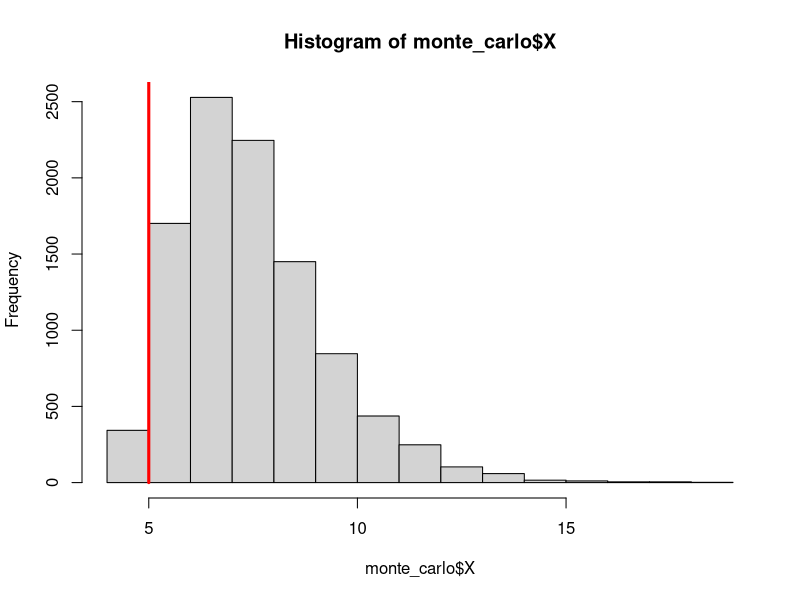
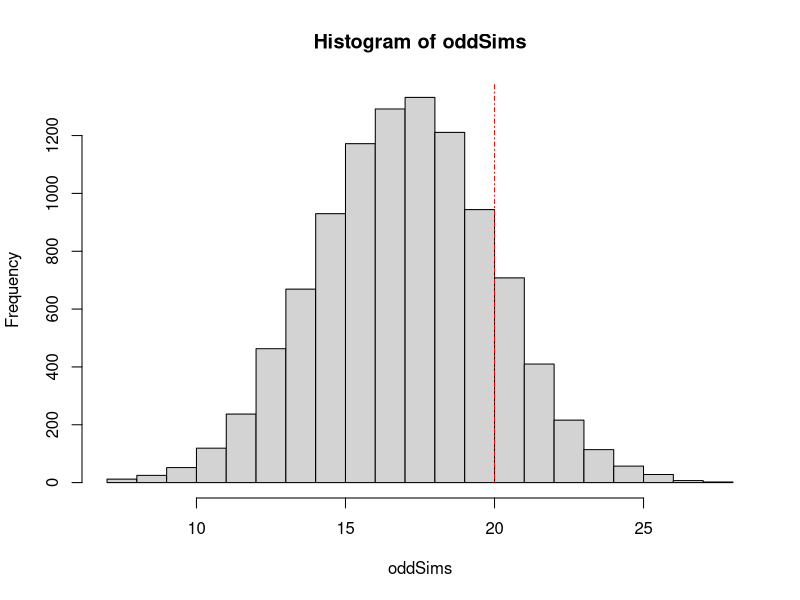

These figures' R source, in order:
## ---- chunk 1
library(dplyr)

longestRun = function(flips){
  # the first flip is always a run of length 1.
  MaxRunSoFar = 1
  currentRun = 1
  
  for(i in 2:length(flips)){ # for every flip
    # if it is equal to the last flip
    if(flips[i]==flips[i-1]){
      # then increase the length of the currentRun
      currentRun = currentRun + 1
      # and if the run is larger than the maxRunSoFar, redefine that.
      if(currentRun>MaxRunSoFar) MaxRunSoFar = currentRun
    }
    # otherwise, 
    if(flips[i]!=flips[i-1]){
      # set the current run back to 1
      currentRun=1
  }
  }
  return(MaxRunSoFar)
}

## ---- chunk 2
sequence_of_flips = "THTHHHTTTTHTTTHTTHTHTTTTHHHTHHHTHTHHTHHHTHTTHHHTTTHTTTHHHTHTTTHTHHHTHTHTHHTTTHTHTHTTTHTHHHTTHTHHHHTHTTHTHTTHTHHHTHTHHTHTHTHHTHHHHTTHHTTHTTTHHHTHHHTHHTHHTHTTHTHHTHHHTHTHHHHTTHHHHTTTHTTHHHHTTHHTTTTHHHHH"
## ---- chunk 3
sequence_of_flips %>% strsplit( split = "") %>% unlist() %>% longestRun()
## ---- chunk 4

# First, write a function to simulate X
simulate_X = function(){
  X = sample(c("H","T"), 200,replace=T) %>% longestRun()
  return(X)
}

# Second, write a function to evaluate whether X \in A.
check_if_X_in_A = function(X){
  return(X  <= 5)
}

# Now, we are going to do it lots of times.  
# Let's arrange the simulations in a data.frame with three columns
r = 10000
monte_carlo = data.frame(replicate = 1:r, 
                         X = rep(NA,r), 
                         X_in_A = rep(NA, r)) 
for(i in 1:r){
  monte_carlo$X[i] = simulate_X()
  monte_carlo$X_in_A[i] = check_if_X_in_A(monte_carlo$X[i])
 
## you could also write this as:   
#  monte_carlo[i,2] = simulate_X()
#  monte_carlo[i,3] = check_if_X_in_A(monte_carlo[i,2])
}
hist(monte_carlo$X, breaks = 20)
lines(c(5,5), c(0,100000), col = "red", lwd = 3)
## ---- chunk 5
monte_carlo = as_tibble(monte_carlo)
p_value = monte_carlo %>% summarise(mean(X_in_A))
## ---- chunk 6
# enter the data:
odd = 20
even = 15
proportionOdd = odd/(odd+even)
proportionOdd
## ---- chunk 7
library(purrr)
simulate_X = function(){
  which_birthdays_are_odd = rbernoulli(n = 35, p = .5)  
  oddBirthdays = sum(which_birthdays_are_odd)
  proportionOdd = oddBirthdays/35
  X = proportionOdd
  # # rbernoulli comes from purrr. 
  # # if you prefer very concise code
  # # you could write:
  # X = rbinom(n = 1,size = 35,prob = .5)/35
  #  note that this concise code doesn't depend on purrr 
  return(X)
}
## ---- chunk 8
oddSims =  rbinom(10000,35,.5) 
hist(oddSims)
lines(c(odd,odd), c(0,10^9), lty = 4, col = "red")
mean(oddSims >= odd)  
## ---- chunk 9
mean(oddSims >= 20)  + mean(oddSims <= 15)  
## ---- chunk 10

